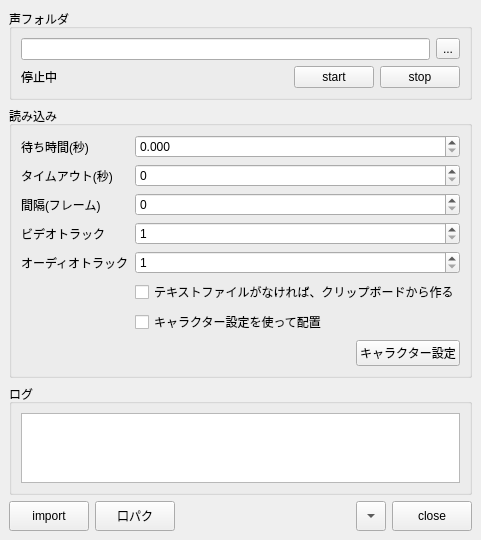
<?xml version="1.0" encoding="UTF-8"?>
<ui version="4.0">
 <class>MainWindow</class>
 <widget class="QMainWindow" name="MainWindow">
  <property name="geometry">
   <rect>
    <x>0</x>
    <y>0</y>
    <width>379</width>
    <height>487</height>
   </rect>
  </property>
  <property name="windowTitle">
   <string>MainWindow</string>
  </property>
  <widget class="QWidget" name="centralwidget">
   <layout class="QVBoxLayout" name="verticalLayout_3">
    <item>
     <widget class="QGroupBox" name="groupBox_3">
      <property name="title">
       <string>声フォルダ</string>
      </property>
      <layout class="QVBoxLayout" name="verticalLayout_2">
       <item>
        <layout class="QHBoxLayout" name="horizontalLayout_2">
         <item>
          <widget class="QLineEdit" name="voiceDirLineEdit"/>
         </item>
         <item>
          <widget class="QToolButton" name="voiceDirToolButton">
           <property name="text">
            <string>...</string>
           </property>
          </widget>
         </item>
        </layout>
       </item>
       <item>
        <layout class="QHBoxLayout" name="horizontalLayout_3">
         <item>
          <widget class="QLabel" name="statusLabel">
           <property name="minimumSize">
            <size>
             <width>0</width>
             <height>0</height>
            </size>
           </property>
           <property name="text">
            <string>停止中</string>
           </property>
          </widget>
         </item>
         <item>
          <spacer name="horizontalSpacer_2">
           <property name="orientation">
            <enum>Qt::Horizontal</enum>
           </property>
           <property name="sizeHint" stdset="0">
            <size>
             <width>40</width>
             <height>20</height>
            </size>
           </property>
          </spacer>
         </item>
         <item>
          <widget class="QPushButton" name="startButton">
           <property name="text">
            <string>start</string>
           </property>
          </widget>
         </item>
         <item>
          <widget class="QPushButton" name="stopButton">
           <property name="text">
            <string>stop</string>
           </property>
          </widget>
         </item>
        </layout>
       </item>
      </layout>
     </widget>
    </item>
    <item>
     <widget class="QGroupBox" name="groupBox">
      <property name="sizePolicy">
       <sizepolicy hsizetype="Preferred" vsizetype="Maximum">
        <horstretch>0</horstretch>
        <verstretch>0</verstretch>
       </sizepolicy>
      </property>
      <property name="title">
       <string>読み込み</string>
      </property>
      <layout class="QFormLayout" name="formLayout">
       <item row="0" column="0">
        <widget class="QLabel" name="label_2">
         <property name="text">
          <string>待ち時間(秒)</string>
         </property>
        </widget>
       </item>
       <item row="0" column="1">
        <widget class="QDoubleSpinBox" name="waitTimeSpinBox">
         <property name="decimals">
          <number>3</number>
         </property>
        </widget>
       </item>
       <item row="2" column="0">
        <widget class="QLabel" name="label_3">
         <property name="text">
          <string>間隔(フレーム)</string>
         </property>
        </widget>
       </item>
       <item row="2" column="1">
        <widget class="QSpinBox" name="offsetSpinBox">
         <property name="maximum">
          <number>999999999</number>
         </property>
        </widget>
       </item>
       <item row="3" column="0">
        <widget class="QLabel" name="label_4">
         <property name="text">
          <string>ビデオトラック</string>
         </property>
        </widget>
       </item>
       <item row="3" column="1">
        <widget class="QSpinBox" name="videoIndexSpinBox">
         <property name="minimum">
          <number>1</number>
         </property>
         <property name="maximum">
          <number>8</number>
         </property>
        </widget>
       </item>
       <item row="4" column="0">
        <widget class="QLabel" name="label">
         <property name="text">
          <string>オーディオトラック</string>
         </property>
        </widget>
       </item>
       <item row="4" column="1">
        <widget class="QSpinBox" name="audioIndexSpinBox">
         <property name="minimum">
          <number>1</number>
         </property>
         <property name="maximum">
          <number>8</number>
         </property>
        </widget>
       </item>
       <item row="6" column="1">
        <widget class="QCheckBox" name="useCharaCheckBox">
         <property name="text">
          <string>キャラクター設定を使って配置</string>
         </property>
        </widget>
       </item>
       <item row="7" column="1">
        <layout class="QHBoxLayout" name="horizontalLayout_4">
         <item>
          <spacer name="horizontalSpacer_3">
           <property name="orientation">
            <enum>Qt::Horizontal</enum>
           </property>
           <property name="sizeHint" stdset="0">
            <size>
             <width>40</width>
             <height>20</height>
            </size>
           </property>
          </spacer>
         </item>
         <item>
          <widget class="QPushButton" name="charaButton">
           <property name="text">
            <string>キャラクター設定</string>
           </property>
          </widget>
         </item>
        </layout>
       </item>
       <item row="5" column="1">
        <widget class="QCheckBox" name="makeTextCheckBox">
         <property name="text">
          <string>テキストファイルがなければ、クリップボードから作る</string>
         </property>
        </widget>
       </item>
       <item row="1" column="0">
        <widget class="QLabel" name="label_5">
         <property name="text">
          <string>タイムアウト(秒)</string>
         </property>
        </widget>
       </item>
       <item row="1" column="1">
        <widget class="QSpinBox" name="timeOutSpinBox">
         <property name="maximum">
          <number>999</number>
         </property>
        </widget>
       </item>
      </layout>
     </widget>
    </item>
    <item>
     <widget class="QGroupBox" name="groupBox_2">
      <property name="sizePolicy">
       <sizepolicy hsizetype="Preferred" vsizetype="Expanding">
        <horstretch>0</horstretch>
        <verstretch>0</verstretch>
       </sizepolicy>
      </property>
      <property name="title">
       <string>ログ</string>
      </property>
      <layout class="QVBoxLayout" name="verticalLayout">
       <item>
        <widget class="LogTextEdit" name="logTextEdit">
         <property name="sizePolicy">
          <sizepolicy hsizetype="Expanding" vsizetype="Expanding">
           <horstretch>0</horstretch>
           <verstretch>0</verstretch>
          </sizepolicy>
         </property>
         <property name="lineWrapMode">
          <enum>QTextEdit::NoWrap</enum>
         </property>
         <property name="readOnly">
          <bool>true</bool>
         </property>
        </widget>
       </item>
      </layout>
     </widget>
    </item>
    <item>
     <layout class="QHBoxLayout" name="horizontalLayout">
      <item>
       <widget class="QPushButton" name="importButton">
        <property name="minimumSize">
         <size>
          <width>80</width>
          <height>30</height>
         </size>
        </property>
        <property name="text">
         <string>import</string>
        </property>
       </widget>
      </item>
      <item>
       <widget class="QPushButton" name="lipSyncButton">
        <property name="minimumSize">
         <size>
          <width>80</width>
          <height>30</height>
         </size>
        </property>
        <property name="text">
         <string>口パク</string>
        </property>
       </widget>
      </item>
      <item>
       <spacer name="horizontalSpacer">
        <property name="orientation">
         <enum>Qt::Horizontal</enum>
        </property>
        <property name="sizeHint" stdset="0">
         <size>
          <width>40</width>
          <height>20</height>
         </size>
        </property>
       </spacer>
      </item>
      <item>
       <widget class="QToolButton" name="minimizeButton">
        <property name="minimumSize">
         <size>
          <width>30</width>
          <height>30</height>
         </size>
        </property>
        <property name="toolTip">
         <string>最小化</string>
        </property>
        <property name="text">
         <string>...</string>
        </property>
        <property name="arrowType">
         <enum>Qt::DownArrow</enum>
        </property>
       </widget>
      </item>
      <item>
       <widget class="QPushButton" name="closeButton">
        <property name="minimumSize">
         <size>
          <width>80</width>
          <height>30</height>
         </size>
        </property>
        <property name="toolTip">
         <string>閉じる</string>
        </property>
        <property name="text">
         <string>close</string>
        </property>
       </widget>
      </item>
     </layout>
    </item>
   </layout>
  </widget>
 </widget>
 <customwidgets>
  <customwidget>
   <class>LogTextEdit</class>
   <extends>QTextEdit</extends>
   <header>rs.gui.log</header>
  </customwidget>
 </customwidgets>
 <resources/>
 <connections/>
</ui>
